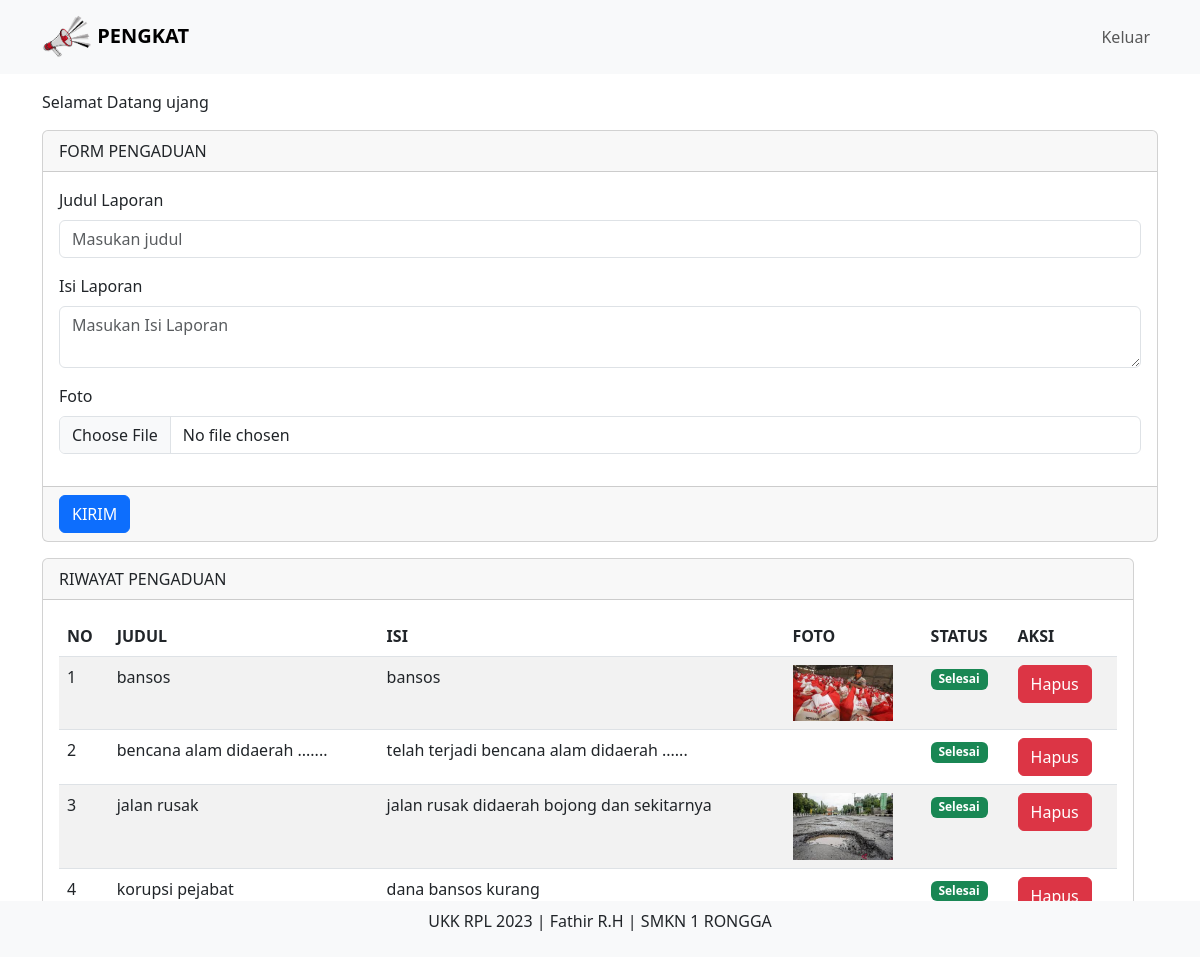
The page /masyarakat/ (signed in) on the database its author committed.
### tables this page shows
CREATE TABLE `tb_pengaduan` (
  `id_pengaduan` int(11) NOT NULL,
  `tgl_pengaduan` date NOT NULL,
  `nik` char(16) NOT NULL,
  `judul_laporan` varchar(50) NOT NULL,
  `isi_laporan` text NOT NULL,
  `foto` varchar(25) NOT NULL,
  `status` enum('0','proses','selesai') NOT NULL
);

### masyarakat/home.php (the view, shortened to what this page needs)
<div class="container">
	<div class="row">
		<div class="col-md-12 mt-3">
			<p>Selamat Datang <?php echo $_SESSION['nama']?></p>
			<div class="card">
				<div class="card-header">
					FORM PENGADUAN
				</div>
				<div class="card-body">
					<form action="" method="POST" enctype="multipart/form-data">
						<div class="mb-3">
							<label class="form-label">Judul Laporan</label>
							<input type="text" class="form-control" name="judul_laporan" placeholder="Masukan judul" required>
						</div>
						<div class="mb-3">
							<label class="form-label">Isi Laporan</label>
							<textarea class="form-control" name="isi_laporan" placeholder="Masukan Isi Laporan" required></textarea>
						</div>
						<div class="mb-3">
							<label class="form-label">Foto</label>
							<input type="file" name="foto" class="form-control" required>
						</div>
					</div>
					<div class="card-footer">
						<button type="submit" name="kirim" class="btn btn-primary">KIRIM</button>
					<?php
					include '../config/koneksi.php';
					?>
				</div>
			</div>
		</div>
		<div class="row">
			<div class="col-md-12 mt-3">
				<div class="card">
					<div class="card-header">
						RIWAYAT PENGADUAN
					</div>
					<div class="card-body">
						<table class="table table-striped">
							<thead>
								<tr>
									<th>NO</th>
									<th>JUDUL</th>
									<th>ISI</th>
									<th>FOTO</th>
									<th>STATUS</th>
									<th>AKSI</th>
								</tr>
							</thead>
							<tbody>
								<?php
								$no = 1;
								$nik = $_SESSION['nik'];
								$query = mysqli_query($koneksi, "SELECT * FROM tb_pengaduan WHERE $nik='$nik' ORDER BY id_pengaduan DESC");
								while ($data = mysqli_fetch_array($query))  {?>
									<tr>
										<td><?php echo $no++; ?></td>
										<td><?php echo $data['judul_laporan'] ?></td>
										<td><?php echo $data['isi_laporan'] ?></td>
										<td><img src="../dist/img/<?php echo $data['foto'] ?>" width="100" alt=""></td>
										<td>
											<?php
											if ($data['status'] == 'proses') {
												echo "<span class='badge bg-warning'>Proses</span>";
											} elseif ($data['status'] == 'selesai'){
												echo "<span class='badge bg-success'>Selesai</span>";
											} else {
												echo "<span class='badge bg-danger'>Menunggu</span>";
											}
											?>
										</td>
										<td>
											<button type="button" class="btn btn-danger"data-bs-toggle="modal" data-bs-target="#hapusmodal<?php echo $data['id_pengaduan'] ?>">
												Hapus
											</button>
										</td>
									</tr>
								<?php } ?>
							</tbody>
						</table>
					</div>
				</div>
			</div>
		</div>
	</div>

### layouts/header.php (shortened to what this page needs)
<!DOCTYPE html>
<html lang="en">
<head>
  <link rel="stylesheet" type="text/css" href="../dist/css/bootstrap.min.css">
</head>
<body>
<nav class="navbar navbar-expand-lg bg-body-tertiary">
  <div class="container">
    <a class="navbar-brand" href="index.php"><img src="../dist/desain/toa.png" width="50px"> <b>PENGKAT</b></a>
    <div class="collapse navbar-collapse justify-content-end" id="navbarNav">
      <ul class="navbar-nav">
          <?php
          if ($_SESSION['login']=='admin'){ ?>
            <a class="nav-link" href="index.php?page=tanggapan">Data Tanggapan</a>
            <a class="nav-link" href="index.php?page=pengaduan">Data Pengaduan</a>
            <a class="nav-link" href="index.php?page=masyarakat">Data Masyarakat</a>
            <a class="nav-link" href="index.php?page=petugas">Data petugas</a>
            <a class="nav-link" href="../config/aksi_logout.php">Keluar</a>
          <?php } elseif ($_SESSION['login']=='petugas'){ ?>
            <a class="nav-link" href="index.php?page=pengaduan">Data Pengaduan</a>
            <a class="nav-link" href="index.php?page=tanggapan">Data Tanggapan</a>
            <a class="nav-link" href="../config/aksi_logout.php">Keluar</a>
          <?php } elseif ($_SESSION['login']=='masyarakat'){ ?>
            <a class="nav-link" href="../config/aksi_logout.php">Keluar</a>
          <?php }else{ ?>
            <a class="nav-link" href="index.php?page=registrasi">daftar akun</a>
            <a class="nav-link" href="index.php?page=login">login</a>
          <?php } ?>
    </div>
  </div>
</nav>

### masyarakat/index.php (shortened to what this page needs)
<?php
include '../layouts/header.php';
if(isset($_GET['page'])){
  $page = $_GET['page'];
  switch ($page) {
    case 'tanggapan':
      include 'tanggapan.php';
    default:
      echo "halaman tidak tersedia";
      break;
  }
} else {
  include 'home.php';
}
include '../layouts/footer.php';
?>

### layouts/footer.php (shortened to what this page needs)
<footer class="footer py-2 bg-light fixed-bottom">
  <div class="container">
    <p class="text-center">UKK RPL 2023 | Fathir R.H | SMKN 1 RONGGA</p>
  </div>
</footer>
</body>
</html>

### rows shown on the page
tb_pengaduan: judul_laporan "bansos", isi_laporan "bansos", foto (picture), status "Selesai"
tb_pengaduan: judul_laporan "bencana alam didaerah .......", isi_laporan "telah terjadi bencana alam didaerah ......", status "Selesai"
tb_pengaduan: judul_laporan "jalan rusak", isi_laporan "jalan rusak didaerah bojong dan sekitarnya", foto (picture), status "Selesai"
tb_pengaduan: judul_laporan "korupsi pejabat", isi_laporan "dana bansos kurang", status "Selesai"

### other values the page prints
$_SESSION['nama'] "ujang"
